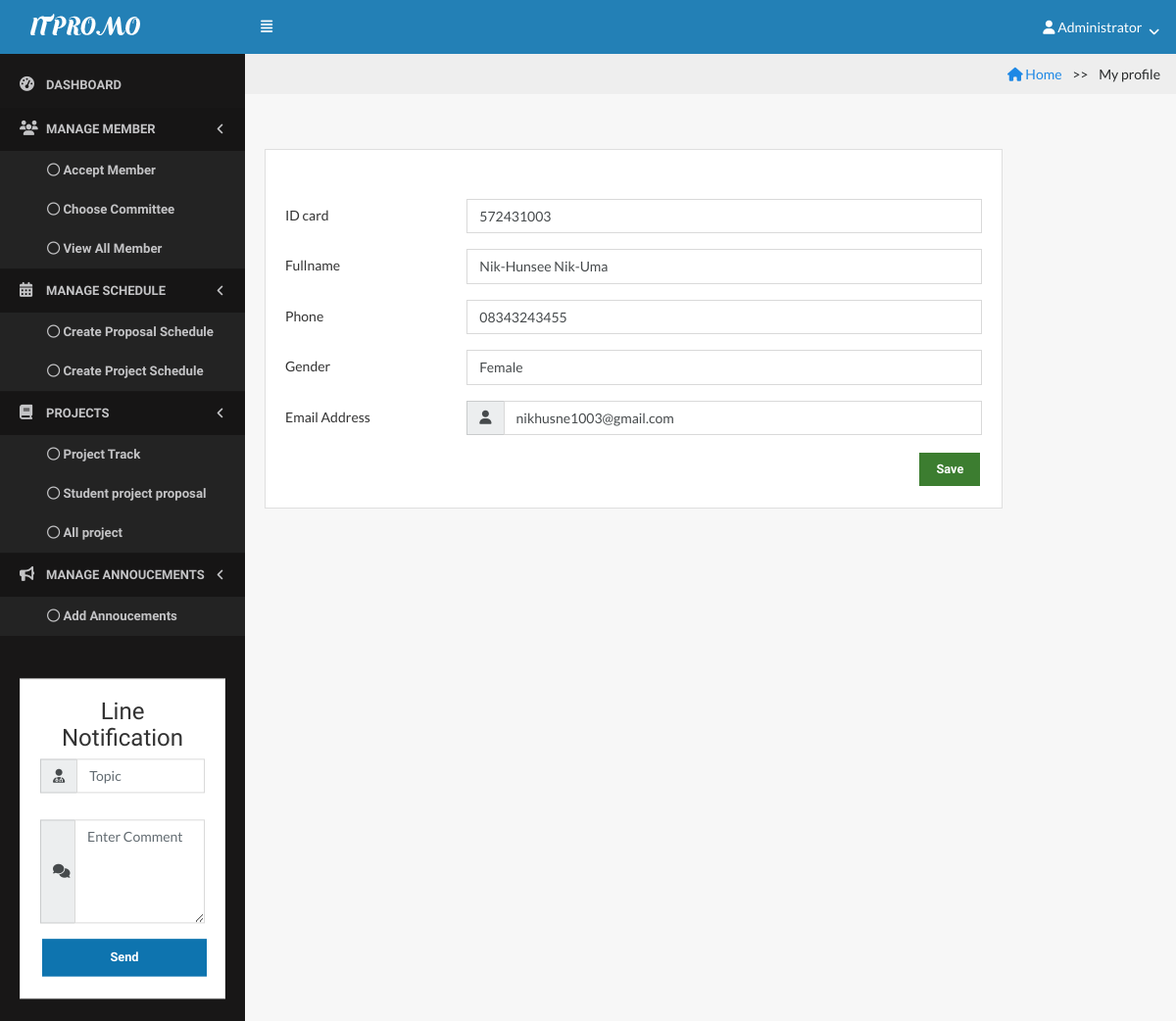
The app's page /index.php?page=my_profile (signed in), older data.
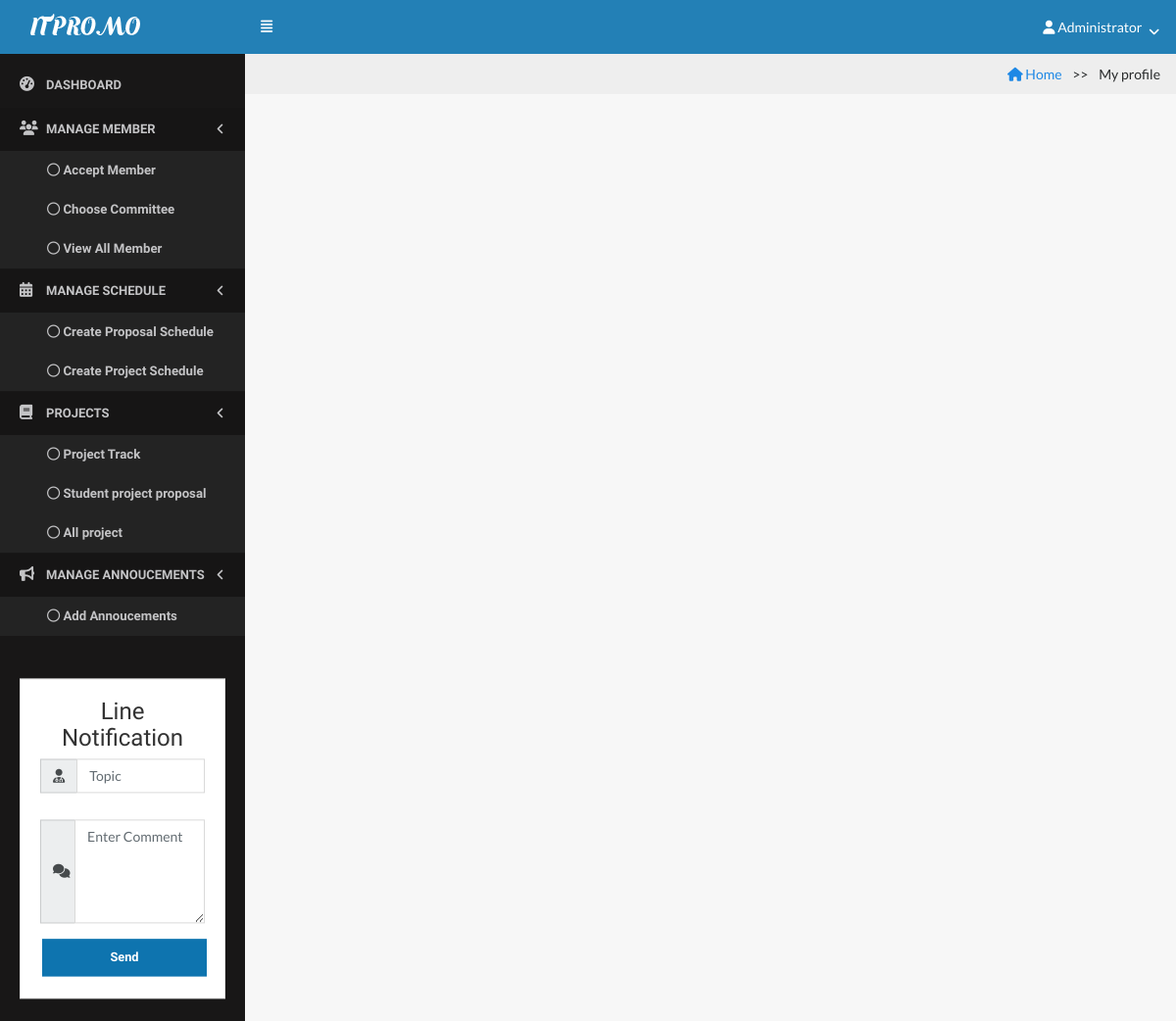
The same page, newer data.
### tables this page shows
CREATE TABLE `member` (
  `member_id` int(11) NOT NULL,
  `member_idcard` int(30) NOT NULL,
  `member_username` varchar(255) NOT NULL,
  `member_fullname` varchar(255) NOT NULL,
  `member_password` varchar(255) NOT NULL,
  `member_pos` enum('Lecturer','Student','Officer') NOT NULL COMMENT '1=Lecturer, 3=Student, 4=Officer',
  `member_phone` varchar(255) NOT NULL,
  `member_email` varchar(255) NOT NULL,
  `member_gender` enum('Male','Female') NOT NULL COMMENT 'm=Male, f=female',
  `admin_id` int(20) NOT NULL COMMENT 'Foreign Key to tb_admin',
  `group_id` int(20) DEFAULT NULL
);

### menu/function.php (called while the page is built, shortened)
<?php
function gender($gender){
	if($gender == "Male"){
		return "Male";
	}else{
		return "Female";
	}
}
?>

### student/my_profile.php (the view, shortened to what this page needs)
 <!DOCTYPE html>
 <html>
 <head>
 <ul class="breadcrumb">
 <li><a href="index.php"><i class="fa fa-home"></i> Home</a></li>
  <li class="active">My profile</li>
</ul>
    <?php
  $strSQL = "SELECT * FROM member  WHERE member_id='".$_SESSION['id']."'";
        ?>
        <?php
     if($result = $db->query($strSQL)){
                  while($objResult = $result->fetch_object()){
            ?>
                <div class="content">
                    <div class="row">
                        <div class="col-md-10 ">
                            <div class="card">
                                <div class="card-block">
<form action="student/check_editprofile.php?id=<?php echo $_GET["id"];?>"name="fromEdit" method="post"onsubmit="return checkForm()">
                                        <div class="form-group row margin-top-30">
                                            <div class="col-md-3">
                                                <label class="control-label col-form-label">ID card</label>
                                            </div>
                                            <div class="col-md-9">
                                                <input type="text" class="form-control" name="member_idcard" id="member_idcard"  value="<?php echo $objResult->member_idcard; ?>" >
                                            </div>
                                        </div>
                                        <div class="form-group row">
                                            <div class="col-md-3">
                                                <label class="control-label col-form-label">Fullname</label>
                                            </div>
                                            <div class="col-md-9">
                                            <input type="text" class="form-control" name="member_fullname" id="member_fullname"  value="<?php echo $objResult->member_fullname; ?>" >                                            </div>
                                        </div>
                                        <div class="form-group row">
                                            <div class="col-md-3">
                                                <label class="control-label col-form-label">Phone</label>
                                            </div>
                                            <div class="col-md-9">
                                      <input type="text" class="form-control" name="member_phone" id="member_phone"  value="<?php echo $objResult->member_phone; ?>" >                                            </div>
                                        </div>
                                         <div class="form-group row">
                                            <div class="col-md-3">
                                                <label class="control-label col-form-label">Gender</label>
                                            </div>
                                            <div class="col-md-9">
                                     <input type="text" class="form-control" name="member_gender" id="member_gender"  value="<?php echo gender($objResult->member_gender); ?>" >                                            </div>
                                        </div>
                                        <div class="form-group row">
                                            <div class="col-md-3">
                                                <label class="control-label col-form-label">Email Address</label>
                                            </div>
                                            <div class="col-md-9">
                                                <div class="input-group">
                                                    <span class="input-group-addon">
                                                      <i class="fa fa-user"></i>
                                                    </span>
                                                       <input type="text" class="form-control" name="member_email" id="member_email"  value="<?php echo $objResult->member_email; ?>" >
                                                </div>
                                            </div>
                                        </div>
                                        <div class="pull-right">
                                                            <button type="submit" class="btn btn-success"><i class="glyphicon glyphicon-save"></i> Save</button>
                                        </div>
                                    </form>
                                </div>
                            </div>
                        </div>
                       <?php
                 }
               }
                   ?>

Row changes from the older to the newer data that the page shows:
removed member: member_idcard "572431003", member_fullname "Nik-Hunsee Nik-Uma", member_phone "08343243455", member_gender "Female", member_email "nikhusne1003@gmail.com"
